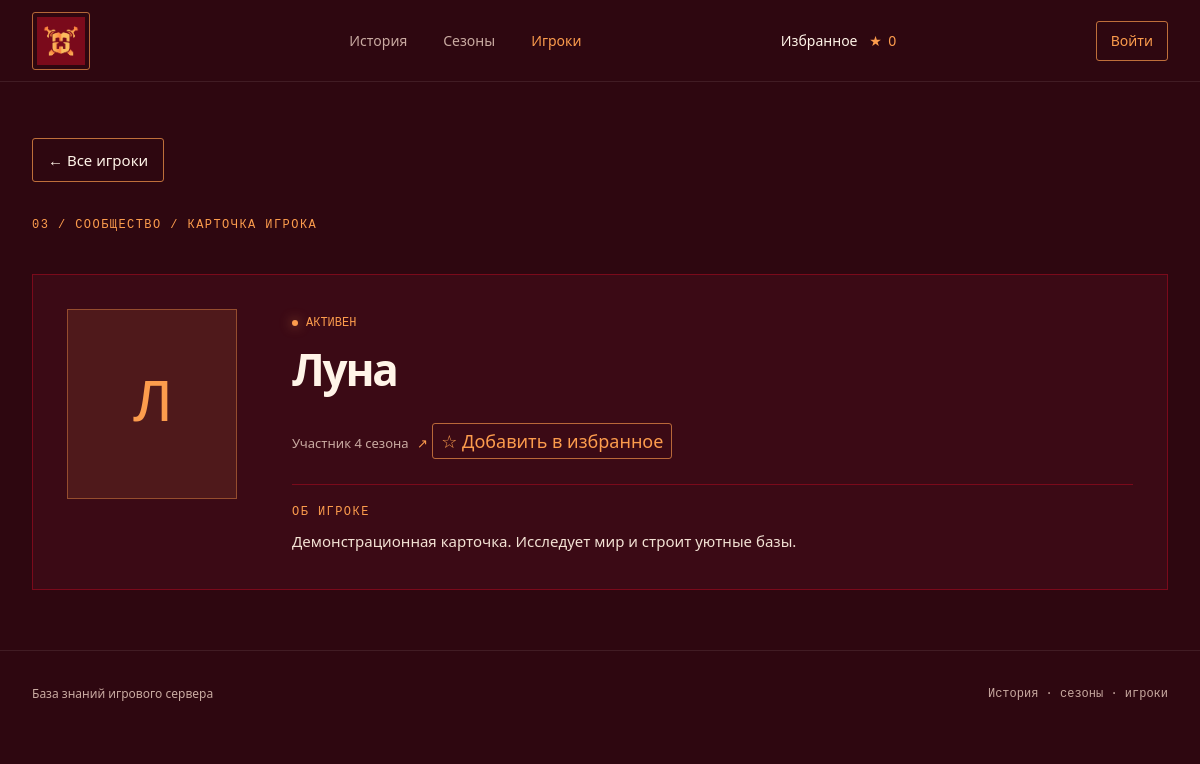
The page /players/1 on the database its author committed.
### tables this page shows
CREATE TABLE players (
                id INTEGER PRIMARY KEY AUTOINCREMENT,
                name TEXT,
                season_id INTEGER,
                info TEXT,
                status TEXT,
                linked_account TEXT,
                image_file_id TEXT
            );

### mineshield.py (the view)
@app.get("/players/<int:player_id>")
def player_detail(player_id: int):
    connection = connect_db()
    try:
        player = connection.execute(
            """
            SELECT id, name, season_id, info, status
            FROM players
            WHERE id = ?
            """,
            (player_id,),
        ).fetchone()
    finally:
        connection.close()
    if player is None:
        abort(404)
    return render_template("player_detail.html", player=player)

### mineshield.py (called while the page is built, shortened)
@app.context_processor
def inject_template_state() -> dict[str, Any]:
    static_dir = Path(app.static_folder or BASE_DIR / "static")
    return {
        "logo_available": (static_dir / "images" / "logo.png").is_file(),
        "current_user": get_current_user(),
        "csrf_token": get_csrf_token,
    }

def get_current_user() -> dict[str, str] | None:
    username = session.get("username")
    if not username:
        return None

def connect_db(db_path: Path | str | None = None) -> sqlite3.Connection:
    connection = sqlite3.connect(db_path or DB_PATH)
    connection.row_factory = sqlite3.Row
    return connection

@app.before_request
def ensure_database_initialized() -> None:
    database_path = Path(DB_PATH).resolve()
    if database_path not in _initialized_databases:
        init_db(database_path)
        _initialized_databases.add(database_path)

### templates/player_detail.html (shortened to what this page needs)
{% extends "base.html" %}
{% block content %}
<section class="page-hero">
  <a class="back-link" href="{{ url_for('players') }}">← Все игроки</a>
  <p class="eyebrow">03 / СООБЩЕСТВО / КАРТОЧКА ИГРОКА</p>
</section>
<section class="profile-panel">
  <div class="profile-avatar">{{ (player.name or "?")[:1] }}</div>
  <div class="profile-content">
    <span class="profile-status"><span class="status-dot"></span>{{ player.status or "Участник" }}</span>
    <h1>{{ player.name }}</h1>
    <a class="profile-season" href="{{ url_for('season_detail', season_id=player.season_id) }}">Участник {{ player.season_id }} сезона <span aria-hidden="true">↗</span></a>
    <button class="favorite-toggle profile-favorite" type="button" data-favorite-toggle="{{ player.id }}" data-player-name="{{ player.name }}" aria-pressed="false">☆ Добавить в избранное</button>
    <div class="profile-divider"></div>
    <p class="eyebrow">ОБ ИГРОКЕ</p>
    <p class="profile-description">{{ player.info or "Описание пока не добавлено." }}</p>
  </div>
</section>
{% endblock %}

### static/style.css (style rules this page uses)
:root { color-scheme: dark; --bg: #2e0710; --panel: #3b0a15; --panel-soft: #4b0d1a; --line: #7a0a1b; --text: #fff4e8; --muted: #c9aaa1; --gold: #fc9c4d; --gold-light: #ffc16f; --mono: "DM Mono", Consolas, monospace; --sans: "Segoe UI", sans-serif; }
* { box-sizing: border-box; }
body { margin: 0; min-width: 320px; background: var(--bg); color: var(--text); font-family: var(--sans); -webkit-font-smoothing: antialiased; }
a { color: inherit; text-decoration: none; }
.eyebrow { margin: 0 0 18px; color: var(--gold); font: 12px var(--mono); letter-spacing: .12em; }
.status-dot { display: inline-block; width: 7px; height: 7px; border-radius: 50%; background: var(--gold); box-shadow: 0 0 12px rgba(252,156,77,.7); }
.page-hero { padding: 56px 0 30px; }
.back-link { min-height: 44px; margin-bottom: 36px; padding: 0 15px; display: inline-flex; align-items: center; border: 1px solid rgba(252,156,77,.7); border-radius: 3px; color: var(--text); font-size: 15px; transition: color .18s ease, border-color .18s ease, background .18s ease; }
.page-hero .eyebrow { margin-bottom: 12px; }
.favorite-toggle { flex: 0 0 auto; min-width: 36px; min-height: 36px; padding: 4px 8px; border: 1px solid rgba(252,156,77,.65); border-radius: 3px; color: var(--gold); background: transparent; font: 18px var(--sans); cursor: pointer; transition: border-color .18s ease, background .18s ease; }
.profile-favorite { margin-top: 16px; }
.player-avatar, .profile-avatar { display: grid; place-items: center; flex: 0 0 auto; width: 44px; height: 44px; color: var(--gold); border: 1px solid rgba(252,156,77,.4); background: rgba(252,156,77,.1); font: 18px var(--mono); }
.profile-panel { display: grid; grid-template-columns: 190px 1fr; gap: 35px; margin: 0 0 60px; padding: 34px; border: 1px solid var(--line); background: var(--panel); }
.profile-avatar { width: 170px; height: 190px; font-size: 62px; }
.profile-content h1 { margin: 8px 0 8px; font-size: clamp(30px, 4vw, 44px); letter-spacing: -.05em; }
.profile-status { color: var(--gold); font: 12px var(--mono); text-transform: uppercase; }
.profile-status .status-dot { margin-right: 8px; width: 6px; height: 6px; }
.profile-season { color: var(--muted); font-size: 13px; }
.profile-season span { margin-left: 5px; color: var(--gold); }
.profile-divider { height: 1px; margin: 25px 0 20px; background: var(--line); }
.profile-content .eyebrow { margin-bottom: 9px; }
.profile-description { max-width: 600px; margin: 0; color: #f3e2d4; font-size: 15px; line-height: 1.8; }

### rows shown on the page
players: name "Л", status "АКТИВЕН", name "Луна", season_id "4", info "Демонстрационная карточка. Исследует мир и строит уютные базы."
